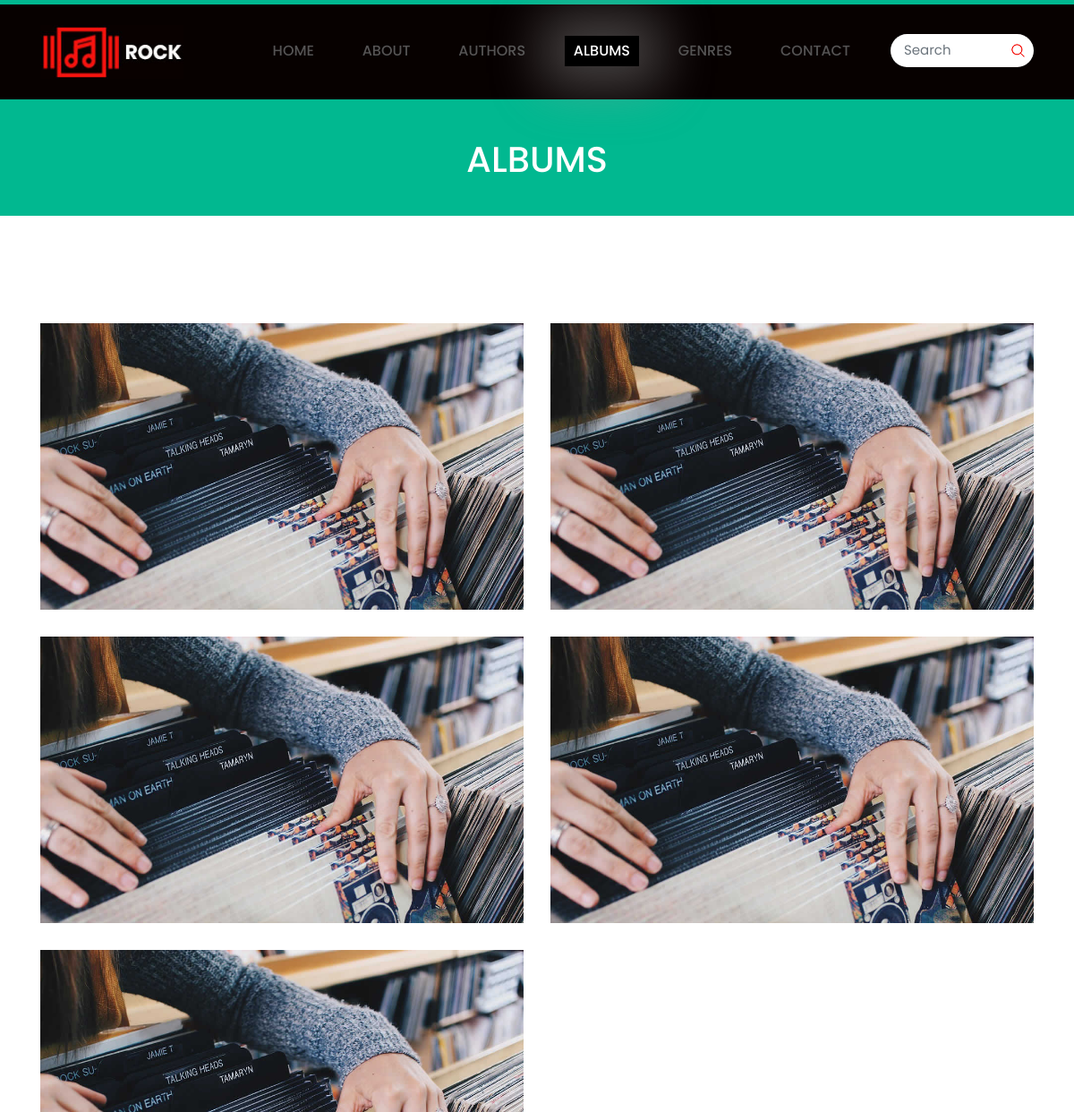
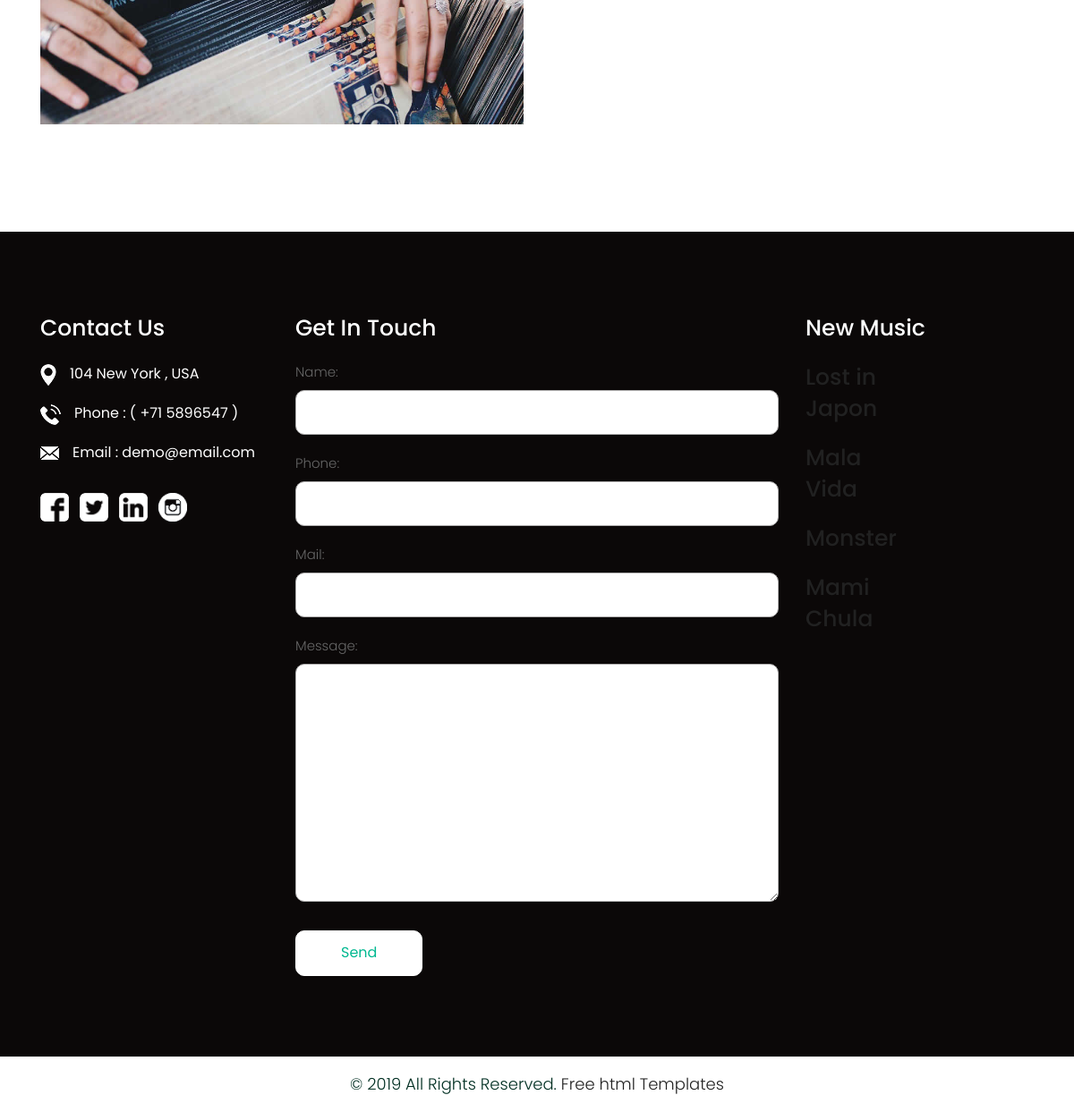
The app's page /top100/album with its own data (2 pictures, top to bottom).
### top100_app/models.py (models this page shows, shortened)
class Album(models.Model):
    name = models.CharField(max_length = 20)
    author = models.ManyToManyField(Author)
    genre = models.ManyToManyField(Genre)
    repros = models.IntegerField()
    image = models.ImageField(upload_to='top100_app/static/image/albums', verbose_name='Image', null = True, blank=True)

class Song(models.Model):
    name = models.CharField(max_length=20)
    author = models.ManyToManyField(Author)
    genre = models.ManyToManyField(Genre)
    repros = models.IntegerField()
    date = models.DateTimeField(default = datetime.now)
    album = models.ForeignKey(Album, on_delete=models.CASCADE, null = True)

### top100_app/views.py (the view, shortened to what this page needs)
def album (request) :
    albums = get_list_or_404(Album.objects.order_by('name'))
    songs_date = get_list_or_404(Song.objects.order_by('date')[: 4])
    form = ContactForm()
    context = {
        'album_list': albums,
        'song_date_list' : songs_date,
        'form' : form
    }
    return render(request, "album.html", context)

### top100_app/forms.py
class ContactForm(forms.Form):
    name = forms.CharField(widget=forms.TextInput(attrs={'class' : 'contactus'}), max_length= 100)
    phone = forms.CharField(widget=forms.TextInput(attrs={'class' : 'contactus'}), max_length= 13)
    mail = forms.CharField(widget=forms.TextInput(attrs={'class' : 'contactus'}), max_length= 100)
    message = forms.CharField(widget=forms.Textarea(attrs={'class' : 'textarea'}), max_length= 2000)

### top100_app/templates/album.html (shortened to what this page needs)
{% extends "base.html" %}
{% load static %}
    {% block active%}
    <li> <a href="{% url 'index'%}">Home</a> </li>
    <li> <a href="{% url 'about'%}">About</a> </li>
    <li> <a href="{% url 'author'%}"> Authors</a> </li>
    <li class="active"><a href="{% url 'album'%}"> Albums</a> </li>
    <li> <a href="{% url 'genre'%}">Genres</a> </li>
    <li> <a href="{% url 'contact'%}">Contact</a> </li>
    {% endblock %}
    {% block body %}
    <div class="Albumsbg">
        <div class="container">
            <div class="row">
                <div class="col-md-12">
                    <div class="Albumstitlepage">
                        <h2>Albums</h2>
                    </div>
                </div>
            </div>
        </div>
    </div>
    <div class="Albums">
        <div class="container">
            <div class="row">
                <div class="col-md-12">
                </div>
            </div>
            <div class="row">
                {% if album_list %}
                    {% for c in album_list %}
                <div class="col-xl-6 col-lg-6 col-md-6 col-sm-12 margin">
                    <div class="Albums-box">
                        <figure>
                            <a href="{% url 'album_details' c.id%}" class="fancybox" rel="ligthbox">
                                <img src="{%static 'images/album1.jpg' %}" class="zoom img-fluid " alt="">
                            </a>
                        </figure>
                    </div>
                </div>
                    {% endfor%}
                {% else %}
                    <h1>THERE ARE NO ALBUMS</h1>
                {% endif %}
            </div>
        </div>
    </div>
    {% endblock %}

### top100_app/templates/base.html (shortened to what this page needs)
<!DOCTYPE html>
<html lang="en">
{% load static %}
<head>
    <link rel="stylesheet" href="{%static 'css/bootstrap.min.css' %}" >
    <link rel="stylesheet" href="{%static 'css/style.css' %}">
    <link rel="stylesheet" href="{%static 'css/responsive.css' %}">
    <link rel="stylesheet" href="{%static 'css/jquery.mCustomScrollbar.min.css' %}">
    <link rel="stylesheet" href="https://netdna.bootstrapcdn.com/font-awesome/4.0.3/css/font-awesome.css">
    <link rel="stylesheet" href="https://cdnjs.cloudflare.com/ajax/libs/fancybox/2.1.5/jquery.fancybox.min.css" media="screen">
</head>
<body class="main-layout">
    <header>
        <div class="header">
            <div class="container">
                <div class="row">
                    <div class="col-xl-2 col-lg-2 col-md-2 col-sm-2 col logo_section">
                        <div class="full">
                            <div class="center-desk">
                                <div class="logo">
                                    <a href="{% url 'index' %}"><img src="{%static 'images/logo.jpg' %}" alt="logo" /></a>
                                </div>
                            </div>
                        </div>
                    </div>
                    <div class="col-xl-8 col-lg-8 col-md-10 col-sm-10">
                        <div class="menu-area">
                            <div class="limit-box">
                                <nav class="main-menu">
                                    <ul class="menu-area-main">
                                        {% block active %}{% endblock %}
                                    </ul>
                                </nav>
                            </div>
                        </div>
                    </div>
                    <div class="col-xl-2 col-lg-2 col-md-2 col-sm-2">
                        <form class="search">
                            <input class="form-control" type="text" placeholder="Search">
                            <button><img src="{%static 'images/search_icon.png' %}" ></button>
                        </form>
                    </div>
                </div>
            </div>
    </header>
    {% block body %}
    {% endblock %}
    <footr id="footer_with_contact">
        <div class="footer">
            <div class="container">
                <div class="row">
                    <div class="col-lg-3 col-md-6 col-sm-12 width">
                        <div class="address">
                            <h3>Contact Us</h3>
                            <ul class="locarion_icon">
                                <li><img src="{%static 'icon/1.png' %}" alt="icon" />104 New York , USA</li>
                                <li><img src="{%static 'icon/2.png' %}" alt="icon" />Phone : ( +71 5896547 )</li>
                                <li><img src="{%static 'icon/3.png' %}" alt="icon" />Email : demo@email.com</li>
                            </ul>
                            <ul class="contant_icon">
                                <li><img src="{%static 'icon/fb.png' %}" alt="icon" /></li>
                                <li><img src="{%static 'icon/tw.png' %}" alt="icon" /></li>
                                <li><img src="{%static 'icon/lin(2).png' %}" alt="icon" /></li>
                                <li><img src="{%static 'icon/instagram.png' %}" alt="icon" /></li>
                            </ul>
                        </div>
                    </div>
                    <div class="col-lg-6 col-md-6 col-sm-12 width">
                        <div class="address">
                            <h3>Get In Touch</h3>
                                <form action="contact" method="post">
                                    <div class="row">
                                        <div class="col-sm-12">
                                            {{form.as_p}}
                                            <button class="send">Send</button>
                                        </div>
                                    </div>
                                </form>
                        </div>
                    </div>
                    <div class="col-xl-3 col-lg-3 col-md-6 col-sm-12 width">
                        <div class="address">
                            <h3>New Music </h3>
                                {% if song_date_list %}
                                    {% for c in song_date_list %}
                                        <div class="row">
                                            <div class="col-xl-6 col-lg-6 col-md-6 col-sm-6 ">
                                            <h3><a href = "{% url 'song_details' c.id%}">{{c.name}}</a></h3>
                                            </div>
                                        </div>
                                    {% endfor%}
                                {% else %}
                                    <h1>THERE ARE NO SONGS</h1>
                                {% endif %}
                        </div>
                    </div>
                </div>
            </div>
            <div class="copyright">
                <p>© 2019 All Rights Reserved. <a href="https://html.design/">Free html Templates</a></p>
            </div>
        </div>
    </footr>
</body>
</html>

### records on screen
Song: name "Lost in Japon"
Song: name "Mala Vida"
Song: name "Monster"
Song: name "Mami Chula"
